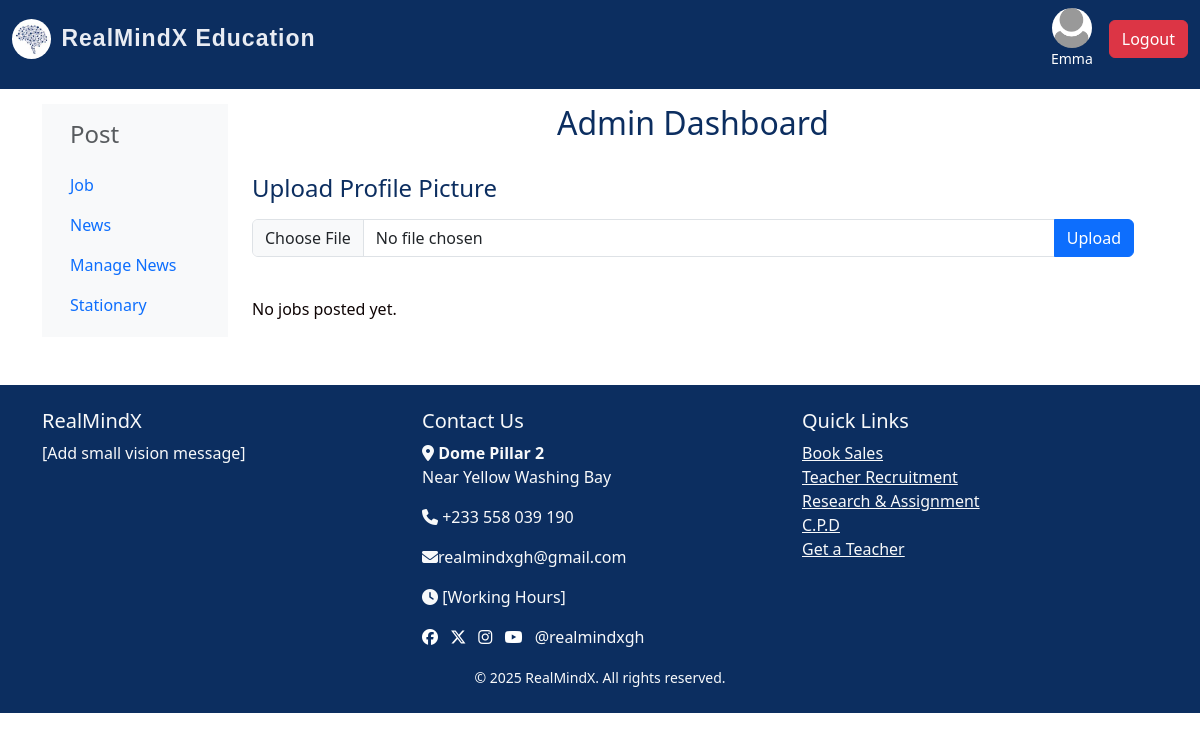
/admin/dashboard (signed in), run on an earlier commit of the app's database.
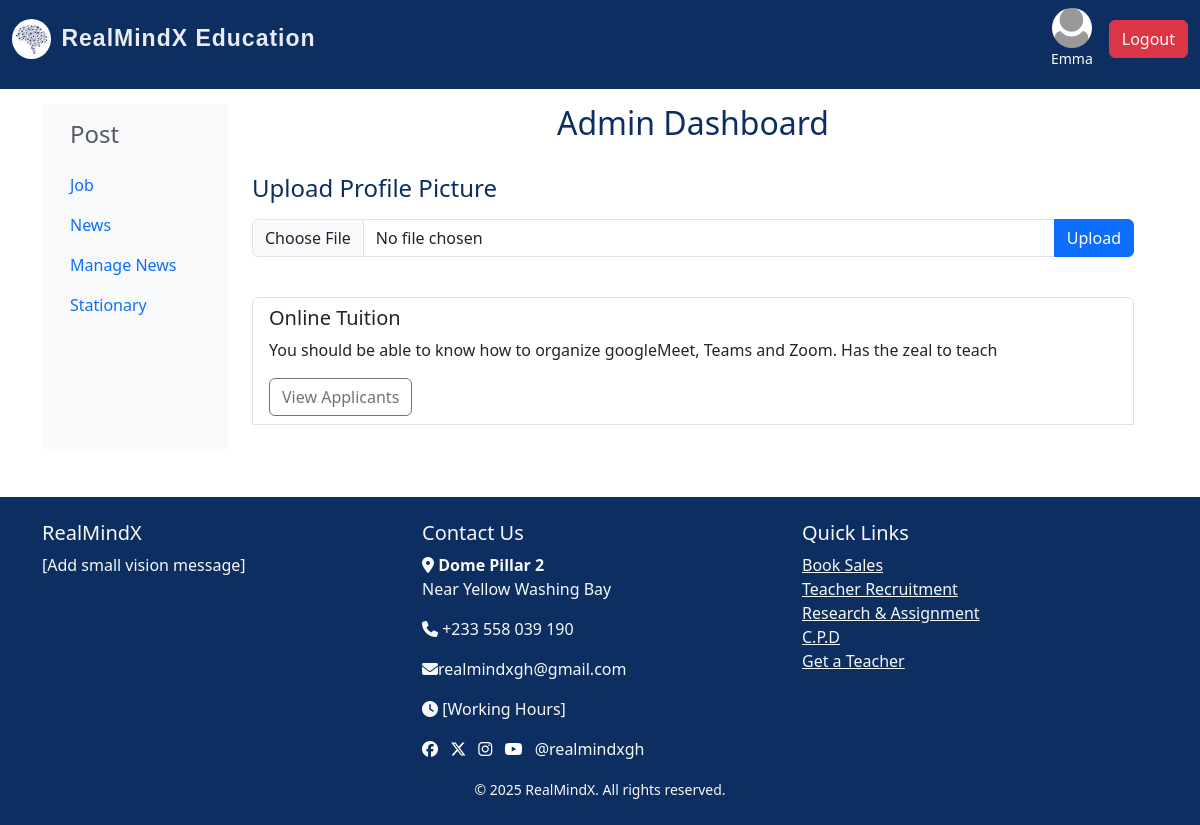
And on a later commit of the database.
### models.py (models this page shows)
class JobPost(db.Model):
    id = db.Column(db.Integer, primary_key=True)
    title = db.Column(db.String(150), nullable=False)
    description = db.Column(db.Text, nullable=False)
    job_type = db.Column(db.String(50))
    requirements = db.Column(db.Text, nullable=False)
    date_posted = db.Column(db.DateTime, default=datetime.utcnow)
    admin_id = db.Column(db.Integer, db.ForeignKey('admin.id'), nullable=False)
    applications = db.relationship('Application', backref='job', cascade='all, delete-orphan', lazy=True)

### routes.py (the view)
@app.route('/admin/dashboard')
@login_required
def admin_dashboard():
    if not isinstance(current_user, Admin):
        return redirect(url_for('users_dashboard'))
    jobs = JobPost.query.filter_by(admin_id=current_user.id).all()
    return render_template('admin_dashboard.html', admin=current_user, jobs=jobs)

### routes.py (called while the page is built)
@login_manager.user_loader
def load_user(user_id):
    try:
        user_type, id = user_id.split(":")
        if user_type == "user":
            return User.query.get(int(id))
        elif user_type == "admin":
            return Admin.query.get(int(id))
    except ValueError:
        return None

### templates/admin_dashboard.html (shortened to what this page needs)
{% extends 'index.html' %}
{% block content %}
<div class="container-fluid">
    <div class="row">
        <nav class="col-md-3 col-lg-2 d-md-block bg-light sidebar collapse">
            <div class="position-sticky pt-3">
                <h4 class="sidebar-heading d-flex justify-content-between align-items-center px-3 mb-3 text-muted">
                    <span>Post</span>
                </h4>
                <ul class="nav flex-column">
                    <li class="nav-item">
                        <a class="nav-link" href="{{ url_for('post_job') }}">
                            Job
                        </a>
                    </li>
                    <li class="nav-item">
                        <a class="nav-link" href="{{ url_for('post_news') }}">
                            News
                        </a>
                    </li>
                    <li class="nav-item">
                        <a class="nav-link" href="{{ url_for('admin_news_dashboard') }}">Manage News</a>
                      </li>
                    <li class="nav-item">
                        <a class="nav-link" href="#">
                            Stationary
                        </a>
                    </li>
                </ul>
            </div>
        </nav>
        <main class="col-md-9 ms-sm-auto col-lg-10 px-md-4">
            <h2 class="admin-dashboard-one text-center">Admin Dashboard</h2>
            <div class="py-4" id="uploadProfileSection">
                <h4 class="mb-3">Upload Profile Picture</h4>
                <form method="POST" action="{{ url_for('upload_admin_profile_pic') }}" enctype="multipart/form-data" class="mb-2">
                    <div class="input-group">
                        <input type="file" name="profile_pic" class="form-control" required>
                        <button type="submit" class="btn btn-primary">Upload</button>
                    </div>
                </form>
            </div>
            {% if jobs %}
                <div class="list-group">
                    {% for job in jobs %}
                        <div class="list-group-item">
                            <h5>{{ job.title }}</h5>
                            <p>{{ job.description }}</p>
                            <a href="{{ url_for('view_applicants', job_id=job.id) }}" class="btn btn-outline-secondary">View Applicants</a>
                        </div><br>
                    {% endfor %}
                </div>
            {% else %}
                <p>No jobs posted yet.</p>
            {% endif %}
        </main>
    </div>
</div>
{% endblock %}

What changed in the data, as far as the page shows it:
added JobPost: title "Online Tuition", description "You should be able to know how to organize googleMeet, Teams and Zoom. Has the zeal to teach"
Also different on the page:
text no longer shown: "No jobs posted yet."
